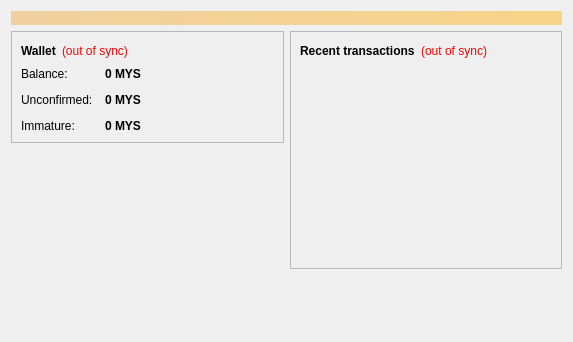
<?xml version="1.0" encoding="UTF-8"?>
<ui version="4.0">
 <class>OverviewPage</class>
 <widget class="QWidget" name="OverviewPage">
  <property name="geometry">
   <rect>
    <x>0</x>
    <y>0</y>
    <width>573</width>
    <height>342</height>
   </rect>
  </property>
  <property name="windowTitle">
   <string>Form</string>
  </property>
  <layout class="QVBoxLayout" name="topLayout">
   <item>
    <widget class="QLabel" name="labelAlerts">
     <property name="visible">
      <bool>false</bool>
     </property>
     <property name="styleSheet">
      <string notr="true">background-color: qlineargradient(x1: 0, y1: 0, x2: 1, y2: 0, stop:0 #F0D0A0, stop:1 #F8D488); color:#000000;</string>
     </property>
     <property name="wordWrap">
      <bool>true</bool>
     </property>
     <property name="margin">
      <number>3</number>
     </property>
    </widget>
   </item>
   <item>
    <layout class="QHBoxLayout" name="horizontalLayout" stretch="1,1">
     <item>
      <layout class="QVBoxLayout" name="verticalLayout_2">
       <item>
        <widget class="QFrame" name="frame">
         <property name="frameShape">
          <enum>QFrame::StyledPanel</enum>
         </property>
         <property name="frameShadow">
          <enum>QFrame::Raised</enum>
         </property>
         <layout class="QVBoxLayout" name="verticalLayout_4">
          <item>
           <layout class="QHBoxLayout" name="horizontalLayout_4">
            <item>
             <widget class="QLabel" name="label_5">
              <property name="font">
               <font>
                <weight>75</weight>
                <bold>true</bold>
               </font>
              </property>
              <property name="text">
               <string>Wallet</string>
              </property>
             </widget>
            </item>
            <item>
             <widget class="QLabel" name="labelWalletStatus">
              <property name="toolTip">
               <string>The displayed information may be out of date. Your wallet automatically synchronizes with the Myscoin network after a connection is established, but this process has not completed yet.</string>
              </property>
              <property name="styleSheet">
               <string notr="true">QLabel { color: red; }</string>
              </property>
              <property name="text">
               <string notr="true">(out of sync)</string>
              </property>
              <property name="alignment">
               <set>Qt::AlignLeading|Qt::AlignLeft|Qt::AlignVCenter</set>
              </property>
             </widget>
            </item>
            <item>
             <spacer name="horizontalSpacer_2">
              <property name="orientation">
               <enum>Qt::Horizontal</enum>
              </property>
              <property name="sizeHint" stdset="0">
               <size>
                <width>40</width>
                <height>20</height>
               </size>
              </property>
             </spacer>
            </item>
           </layout>
          </item>
          <item>
           <layout class="QFormLayout" name="formLayout_2">
            <property name="fieldGrowthPolicy">
             <enum>QFormLayout::AllNonFixedFieldsGrow</enum>
            </property>
            <property name="horizontalSpacing">
             <number>12</number>
            </property>
            <property name="verticalSpacing">
             <number>12</number>
            </property>
            <item row="0" column="0">
             <widget class="QLabel" name="label">
              <property name="text">
               <string>Balance:</string>
              </property>
             </widget>
            </item>
            <item row="0" column="1">
             <widget class="QLabel" name="labelBalance">
              <property name="font">
               <font>
                <weight>75</weight>
                <bold>true</bold>
               </font>
              </property>
              <property name="cursor">
               <cursorShape>IBeamCursor</cursorShape>
              </property>
              <property name="toolTip">
               <string>Your current balance</string>
              </property>
              <property name="text">
               <string notr="true">0 MYS</string>
              </property>
              <property name="textInteractionFlags">
               <set>Qt::LinksAccessibleByMouse|Qt::TextSelectableByKeyboard|Qt::TextSelectableByMouse</set>
              </property>
             </widget>
            </item>
            <item row="1" column="0">
             <widget class="QLabel" name="label_3">
              <property name="text">
               <string>Unconfirmed:</string>
              </property>
             </widget>
            </item>
            <item row="1" column="1">
             <widget class="QLabel" name="labelUnconfirmed">
              <property name="font">
               <font>
                <weight>75</weight>
                <bold>true</bold>
               </font>
              </property>
              <property name="cursor">
               <cursorShape>IBeamCursor</cursorShape>
              </property>
              <property name="toolTip">
               <string>Total of transactions that have yet to be confirmed, and do not yet count toward the current balance</string>
              </property>
              <property name="text">
               <string notr="true">0 MYS</string>
              </property>
              <property name="textInteractionFlags">
               <set>Qt::LinksAccessibleByMouse|Qt::TextSelectableByKeyboard|Qt::TextSelectableByMouse</set>
              </property>
             </widget>
            </item>
            <item row="2" column="0">
             <widget class="QLabel" name="labelImmatureText">
              <property name="text">
               <string>Immature:</string>
              </property>
             </widget>
            </item>
            <item row="2" column="1">
             <widget class="QLabel" name="labelImmature">
              <property name="font">
               <font>
                <weight>75</weight>
                <bold>true</bold>
               </font>
              </property>
              <property name="toolTip">
               <string>Mined balance that has not yet matured</string>
              </property>
              <property name="text">
               <string notr="true">0 MYS</string>
              </property>
              <property name="textInteractionFlags">
               <set>Qt::LinksAccessibleByMouse|Qt::TextSelectableByKeyboard|Qt::TextSelectableByMouse</set>
              </property>
             </widget>
            </item>
           </layout>
          </item>
         </layout>
        </widget>
       </item>
       <item>
        <spacer name="verticalSpacer">
         <property name="orientation">
          <enum>Qt::Vertical</enum>
         </property>
         <property name="sizeHint" stdset="0">
          <size>
           <width>20</width>
           <height>40</height>
          </size>
         </property>
        </spacer>
       </item>
      </layout>
     </item>
     <item>
      <layout class="QVBoxLayout" name="verticalLayout_3">
       <item>
        <widget class="QFrame" name="frame_2">
         <property name="frameShape">
          <enum>QFrame::StyledPanel</enum>
         </property>
         <property name="frameShadow">
          <enum>QFrame::Raised</enum>
         </property>
         <layout class="QVBoxLayout" name="verticalLayout">
          <item>
           <layout class="QHBoxLayout" name="horizontalLayout_2">
            <item>
             <widget class="QLabel" name="label_4">
              <property name="text">
               <string>&lt;b&gt;Recent transactions&lt;/b&gt;</string>
              </property>
             </widget>
            </item>
            <item>
             <widget class="QLabel" name="labelTransactionsStatus">
              <property name="toolTip">
               <string>The displayed information may be out of date. Your wallet automatically synchronizes with the Myscoin network after a connection is established, but this process has not completed yet.</string>
              </property>
              <property name="styleSheet">
               <string notr="true">QLabel { color: red; }</string>
              </property>
              <property name="text">
               <string notr="true">(out of sync)</string>
              </property>
              <property name="alignment">
               <set>Qt::AlignRight|Qt::AlignTrailing|Qt::AlignVCenter</set>
              </property>
             </widget>
            </item>
            <item>
             <spacer name="horizontalSpacer">
              <property name="orientation">
               <enum>Qt::Horizontal</enum>
              </property>
              <property name="sizeHint" stdset="0">
               <size>
                <width>40</width>
                <height>20</height>
               </size>
              </property>
             </spacer>
            </item>
           </layout>
          </item>
          <item>
           <widget class="QListView" name="listTransactions">
            <property name="styleSheet">
             <string notr="true">QListView { background: transparent; }</string>
            </property>
            <property name="frameShape">
             <enum>QFrame::NoFrame</enum>
            </property>
            <property name="verticalScrollBarPolicy">
             <enum>Qt::ScrollBarAlwaysOff</enum>
            </property>
            <property name="horizontalScrollBarPolicy">
             <enum>Qt::ScrollBarAlwaysOff</enum>
            </property>
            <property name="selectionMode">
             <enum>QAbstractItemView::NoSelection</enum>
            </property>
           </widget>
          </item>
         </layout>
        </widget>
       </item>
       <item>
        <spacer name="verticalSpacer_2">
         <property name="orientation">
          <enum>Qt::Vertical</enum>
         </property>
         <property name="sizeHint" stdset="0">
          <size>
           <width>20</width>
           <height>40</height>
          </size>
         </property>
        </spacer>
       </item>
      </layout>
     </item>
    </layout>
   </item>
  </layout>
 </widget>
 <resources/>
 <connections/>
</ui>
